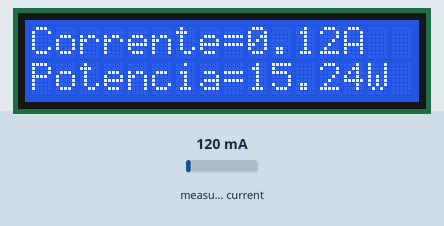
Recording of a sketch running on a simulated Arduino Uno, built with avr-gcc and run on an emulated ATmega328P. Shown: 16×2 character LCD. The inputs (shaded band) are chosen by the test bench; at power-on: measured current 120 mA. What the sketch prints to the serial monitor is not drawn.

Above: at 1.2 s.
1.3 s: measured current set to 40 mA
At 2.7 s:
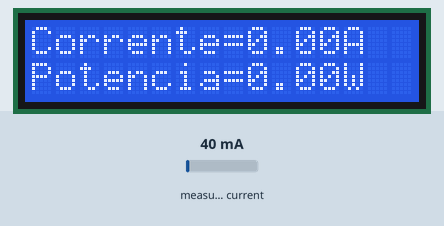
3.3 s: measured current set to 500 mA
At 5.2 s:
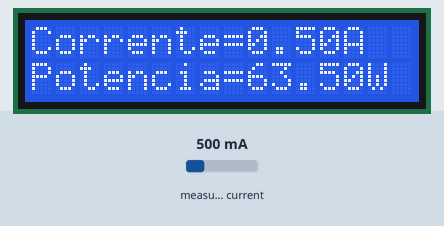
6.1 s: measured current set to 1000 mA
At 7.9 s:
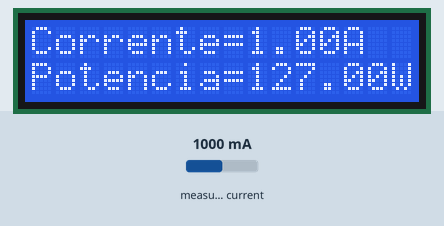
Timing chart, 0 to 9.4 s (numbered marks = the images above; inputs shaded):
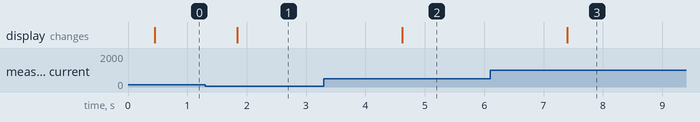

Measured:
- after the input at 1.3 s, the display: changes after 0.54 s (image 1)
- after the input at 3.3 s, the display: changes after 1.3 s (image 2)
- after the input at 6.1 s, the display: changes after 1.3 s (image 3)

The sketch:

CodigoFinal.ino
```cpp
// ========================================================================================================
// --- Adiciona as Bibliotecas Necessárias ---
#include <EmonLib.h>          //Biblioteca pra calcular valores de corrente e tensão RMS
#include <Wire.h>             //Biblioteca que permite enviar e receber dados por meio de uma interface TWI/I2C (interface a dois fios) em uma rede de dispositivos ou sensores.
#include <LiquidCrystal_I2C.h>  //Biblioteca para utilização do LCD

// ========================================================================================================
// --- Configuração do Display ---
LiquidCrystal_I2C lcd(0x27,2,1,0,4,5,6,7,3, POSITIVE);

// ========================================================================================================
// --- Declaração das Variáveis ---
  const int AmpIn=A1;          //Corrente de entrada
  float tensao = 127;          //Tensão de entrada
  float corrente;
  float potencia;
  float fatorCalibracao=9;     //Fator de Calibração= N° de espiras no secundario/resistência de carga --> 2000/220 = 9.09

// ========================================================================================================
// --- Instância do Objeto sensor ---
  EnergyMonitor sensor;

void setup() {
  lcd.begin (16,2);        //Inicia o LDC
  sensor.current(AmpIn,fatorCalibracao);  //Calcula a corrente lida pelo sensor a partir do fator de calibração
  pinMode(A1,INPUT);                      //Coloca o pino analógico A1 como entrada
  Serial.begin(9600);                     //Inicia a comunicação serial e 9600
}

void loop() {
  corrente=sensor.calcIrms(2960);        //Cálcula o valor RMS de corrente usando 2960 amostras

// ========================================================================================================
// --- Controle de Isolamento ---

          if(corrente > 0.05){
            corrente = corrente;
          }else{
            corrente=0;
          }

          if(corrente > 0.05){
            potencia=tensao*corrente;
          }else{
            potencia=0;
            }

// ========================================================================================================
// --- Exibição no Monitor Serial e no LCD ---
           Serial.print("Corrente = ");
           Serial.print(corrente);
           Serial.println(" A");

           Serial.print("Potencia = ");
           Serial.print(potencia);
           Serial.println(" W");
           Serial.println("********************");

           lcd.clear();
           lcd.setBacklight(HIGH);
           lcd.setCursor(0,0);
           lcd.print("Corrente=");
           lcd.print(corrente);
           lcd.print("A");
           lcd.setCursor(0,1);
           lcd.print("Potencia=");
           lcd.print(potencia);
           lcd.print("W");
  delay(1000);

}
```
